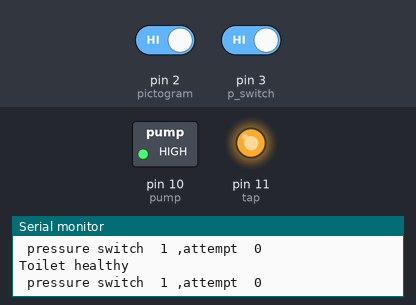
A sketch run on a simulated Arduino Uno, built with avr-gcc and run on an emulated ATmega328P. Parts: switched loads named in the sketch (green lamp = pin HIGH), output pins drawn as LEDs (lit = HIGH), the last lines printed to the serial monitor. Inputs (shaded band) come from the test bench; at power-on: pin 2 (pictogram) HIGH, pin 3 (p_switch) HIGH.

Above: at 4.8 s.
4.9 s: pin 2 (pictogram) driven LOW and pin 3 (p_switch) driven LOW
At 13.5 s:
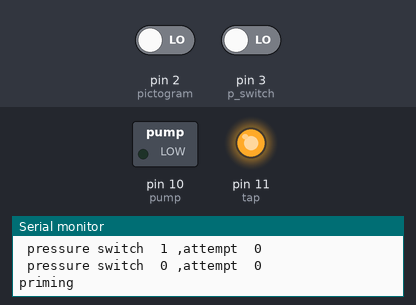
At 15.0 s:
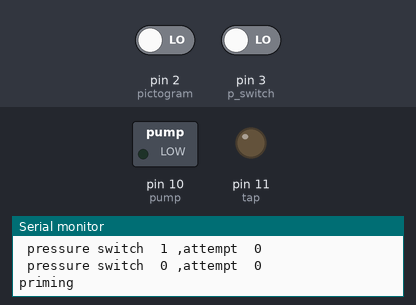
Timing chart, 0 to 20.7 s (numbered marks = the images above; inputs shaded):
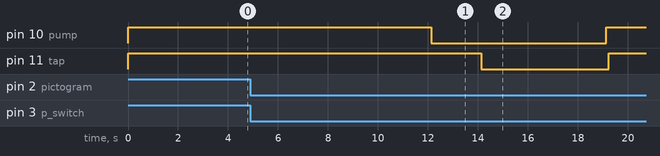

Measured:
- after the input at 4.9 s, pin 10 (pump): HIGH → LOW after 7.2 s, → HIGH 7.0 s later; pin 11 (tap): HIGH → LOW after 9.2 s, → HIGH 5.1 s later

The sketch:

toilet.ino
```cpp
int p_switch =3;//input number
int pump=10;    //input number
int tap=11;     //input number
int counter=0;
int attempt=0;
int pictogram=2;//input number
unsigned long x;

void pump_on(int x)
{digitalWrite(pump,LOW);
delay(x);
 }

void pump_off(int x)
{digitalWrite(pump,HIGH);
delay(x);}

void tap_on(int x)
{digitalWrite(tap,LOW);
delay(x);}

void tap_off(int x)
{digitalWrite(tap,HIGH);
delay(x);}

void priming()

{ Serial.println("priming");
  delay(100);
    pump_on(2000);
    tap_on(5000);
    pump_off(100);
  tap_off(100);
  }
int toilet_state()
{
if(digitalRead(pictogram)==0)
{delay(2000);
return 0;}
else
{
delay(2000);
return 1;}  }//healthy

void p_achieved(){Serial.println("Pressure achieved");
}

void setup(){
  Serial.begin(9600);
  pinMode(p_switch, INPUT_PULLUP);//pressure switch 0 low pressure
  pinMode(pump,OUTPUT);//LOW ENERGISED relay 1
  pinMode(tap,OUTPUT);//LOW ENERGISED  relay 2
  pinMode(pictogram,INPUT);//
  attachInterrupt(p_switch,p_achieved, RISING);
  pump_off(10);
  tap_off(10);
}

void loop()
{
  Serial.print(" pressure switch  ");
  Serial.print(digitalRead(p_switch));
  Serial.print(" ,attempt  ");
  Serial.println(attempt);

  if (digitalRead(p_switch)==0 & toilet_state()==0 & attempt==0)
  {
    priming();
    if (digitalRead(p_switch)==0) {attempt=1;}
    }

  else if(toilet_state()==1)
    {attempt=0;
  Serial.println("Toilet healthy");}


  else if(digitalRead(p_switch)==0 & toilet_state()==0 & attempt==1)
    {attempt=1;
  Serial.println("failed to prime");}

  }


  /* TOILET STATE
  int toilet_state()
{int counter = 0;
for (x=0;x<15;x++)
    {counter=counter+digitalRead(pictogram);
    delay(200);}
    if (counter<8 & counter>4)
     {
   Serial.println("LOOU");
 return 0;}//unhealthy
      else{
      Serial.println(" ok ");
    return 1;}}//healthy
*/
```
